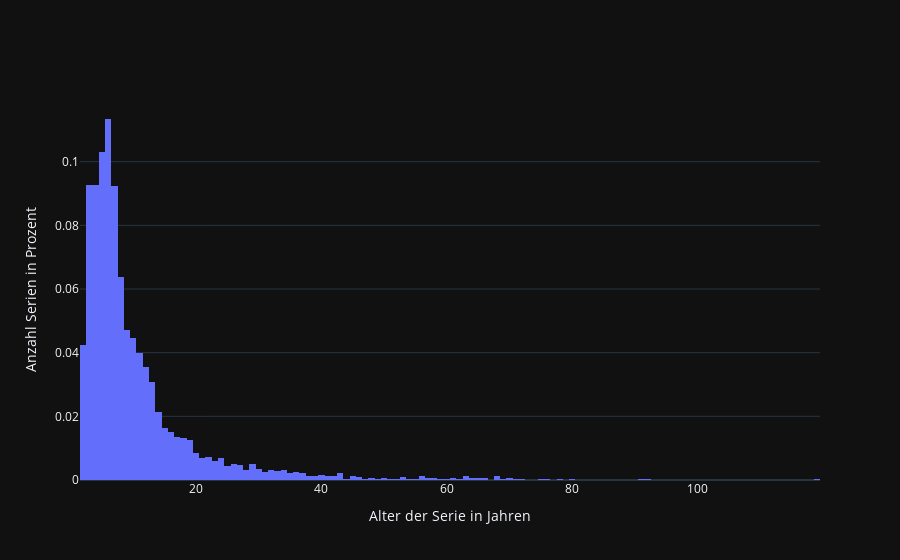

Source (notebook cell):
### Markdown cell above
Ausgabe der Variablen (Erscheinungs-)Jahr und Anzahl Serien in Prozent als Histogramm:

### Code cell
data = [
    go.Histogram( x = X_train['Year'],
                  histnorm = 'probability') #berechnet Anteil
    ]

fig = go.Figure(data)
fig.update_xaxes(title_text='Alter der Serie in Jahren')
fig.update_yaxes(title_text='Anzahl Serien in Prozent')
fig.show()

### Figure 1 — Plotly figure (JSON) as saved in the notebook; plotly's stock layout.template omitted (floating-point values rounded to 4 significant figures; data arrays with more than 128 entries replaced by an {"elided": "..."} marker saying what was removed)
{"data": [{"histnorm": "probability", "x": {"elided": "4294 int values"}, "type": "histogram"}], "layout": {"xaxis": {"title": {"text": "Alter der Serie in Jahren"}}, "yaxis": {"title": {"text": "Anzahl Serien in Prozent"}}}}
